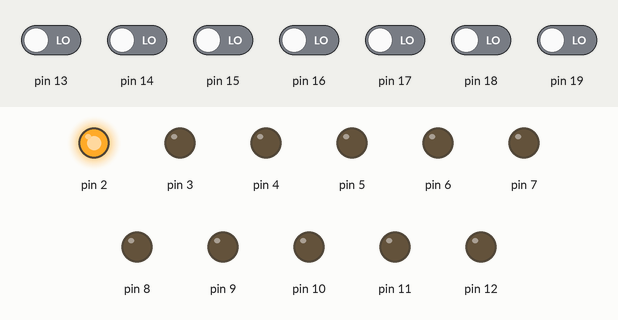
The sketch below on a simulated Arduino Uno, built with avr-gcc and run on an emulated ATmega328P. Shown: output pins drawn as LEDs (lit = HIGH). The inputs (shaded band) are chosen by the test bench; at power-on: pin 13–19 LOW.

Above: at 0.1 s.
At 2.1 s:
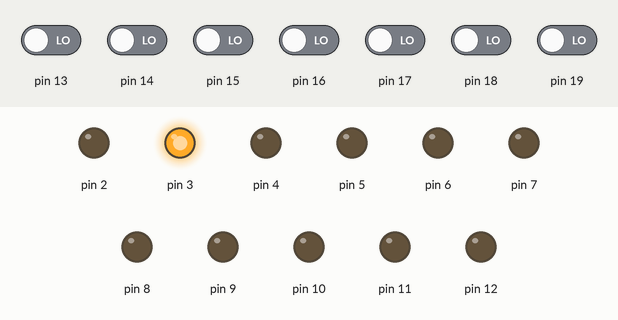
At 6.1 s:
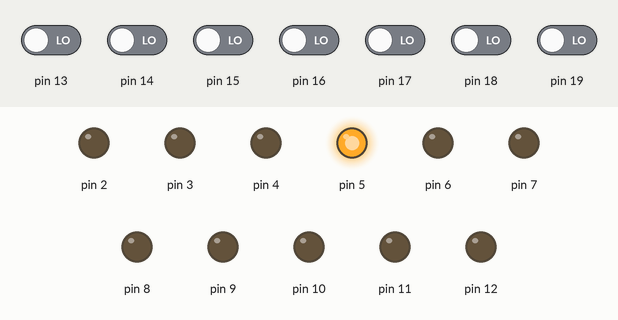
At 12.1 s:
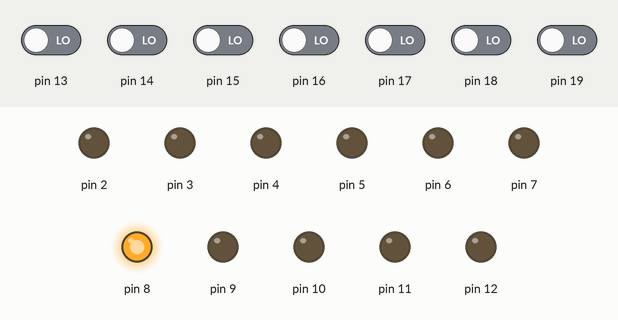
At 18.1 s:
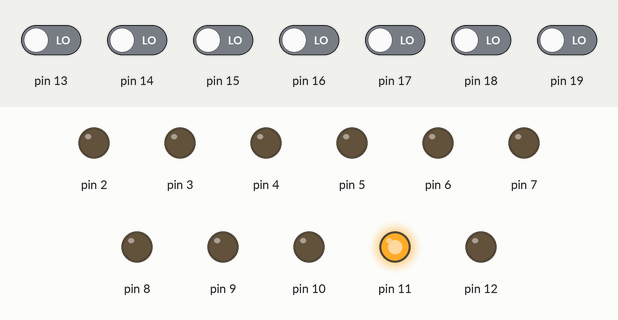
At 23.1 s:
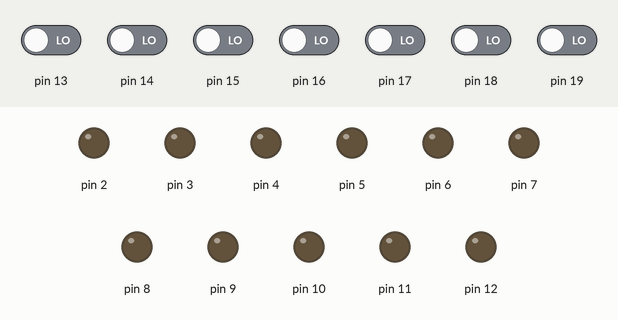
Timing chart, 0 to 24.6 s (numbered marks = the images above):
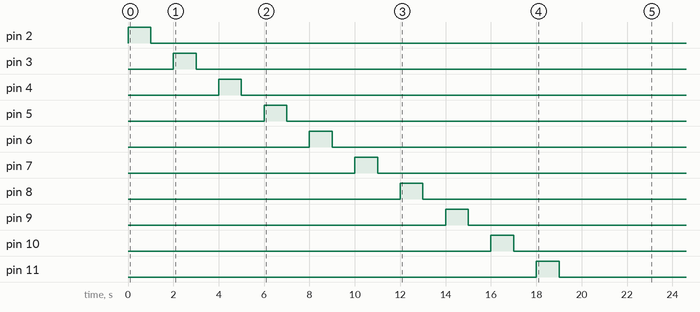

Measured:
- by itself, pin 2: LOW → HIGH at 0.00 s, → LOW 1.0 s later
- by itself, pin 3: LOW → HIGH at 2.0 s, → LOW 1.0 s later
- by itself, pin 4: LOW → HIGH at 4.0 s, → LOW 1.0 s later
- by itself, pin 5: LOW → HIGH at 6.0 s, → LOW 1.0 s later
- by itself, pin 6: LOW → HIGH at 8.0 s, → LOW 1.0 s later
- by itself, pin 7: LOW → HIGH at 10.0 s, → LOW 1.0 s later
- by itself, pin 8: LOW → HIGH at 12.0 s, → LOW 1.0 s later
- by itself, pin 9: LOW → HIGH at 14.0 s, → LOW 1.0 s later

The sketch:

t1.ino
```cpp
int led;
void setup()
{
 for(int led=2; led<13 ;led++)
 {
 pinMode(led,OUTPUT);
 }
}
void loop()
{
  for(int led =2; led<13;led++)
  {
    digitalWrite(led,HIGH);
    Serial.println(digitalRead(led));
    delay(1000);
    digitalWrite(led,LOW);
    Serial.println(digitalRead(led));
    delay(1000);
  }
  for(int led=12; led>=2;led++)
  {
  digitalWrite(led,HIGH);
  Serial.println(digitalRead(led));
    delay(1000);
    digitalWrite(led,LOW);
    Serial.println(digitalRead(led));
    delay(1000);
}
}
```
